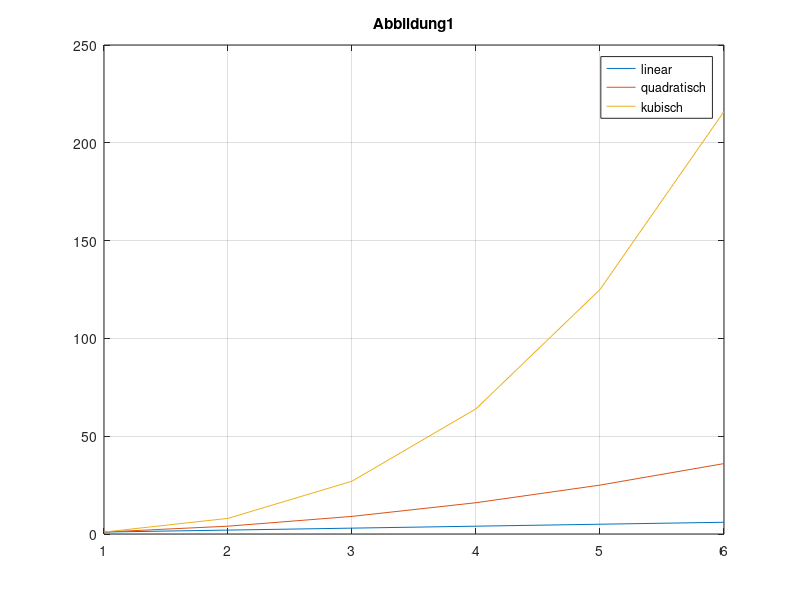
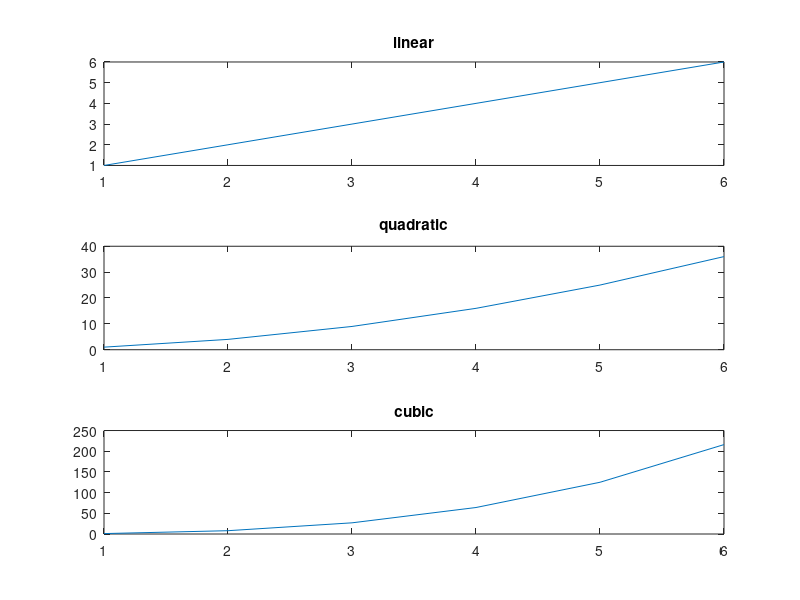
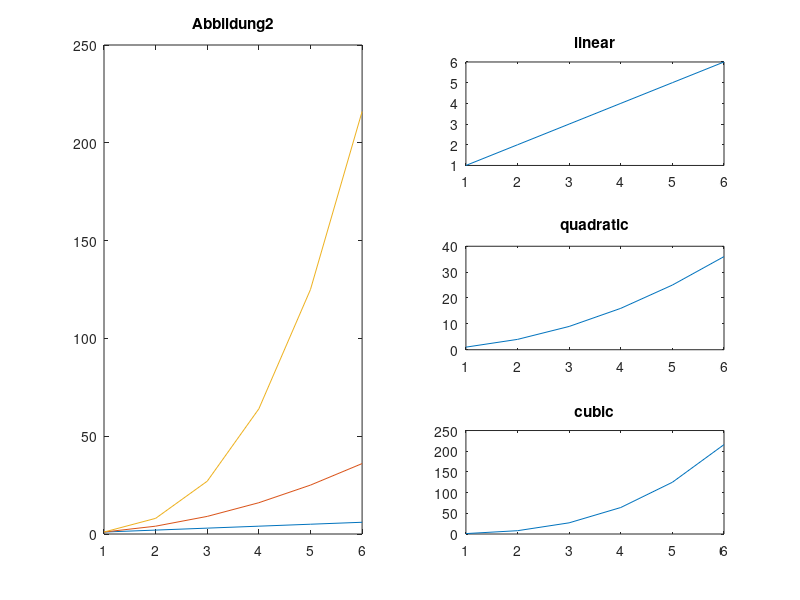

Source code (MATLAB) for these figures, in order:


t=[1:1:6];     %t=lin(1:6)


A=[1,2,3,4,5,6;1,4,9,16,25,36;1,8,27,64,125,216];
GraphA=A'

y1=A(2,:);                 
 y2=A(3,:);

figure
 plot(t,GraphA)
% plot(t,t)
% hold on
% plot(t,y1)
% plot(t,y2)
% hold off
title('Abbildung1')
legend('linear','quadratisch','kubisch')
grid on;

figure
subplot(3,1,1); plot(t,t)              %plot(t)
title('linear')
subplot(3,1,2); plot(t,y1)             %plot(t.^2)
title('quadratic')
subplot(3,1,3); plot(t,y2)             %plot(t.^3)
title('cubic')

%%                                             
figure                                            
subplot(3,2,[1,3,5]);plot(t,A)             %% !!!!!!!!!!!!!!
title('Abbildung2')
subplot(3,2,2); plot(t,t)
title('linear')
subplot(3,2,4); plot(t,y1)
title('quadratic')
subplot(3,2,6); plot(t,y2)
title('cubic')